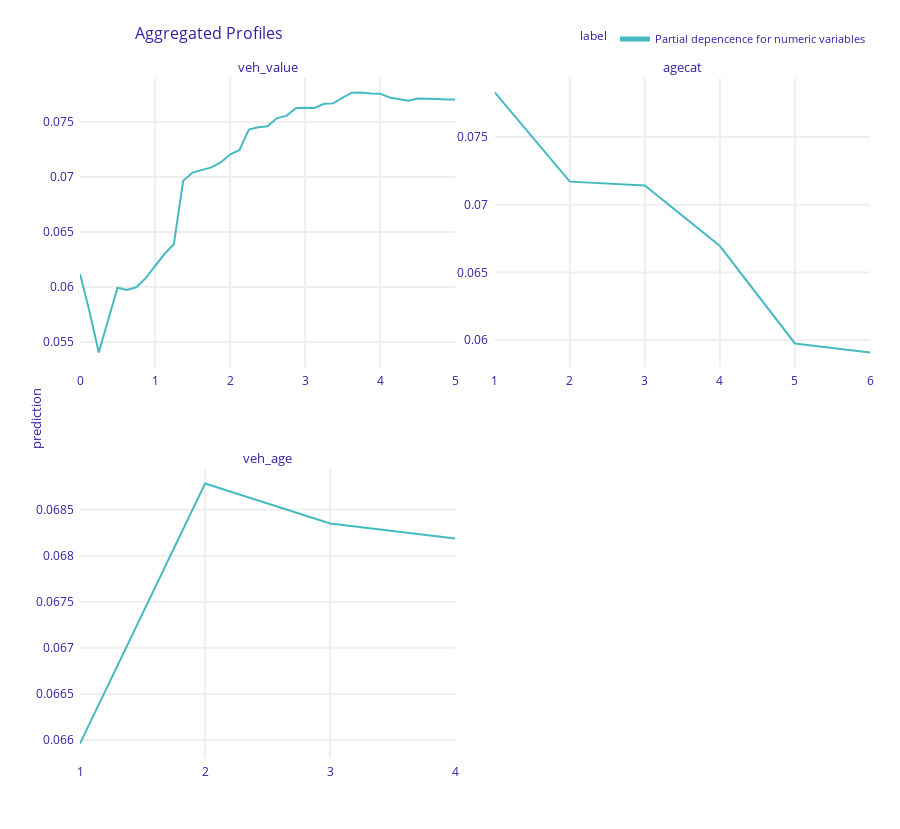
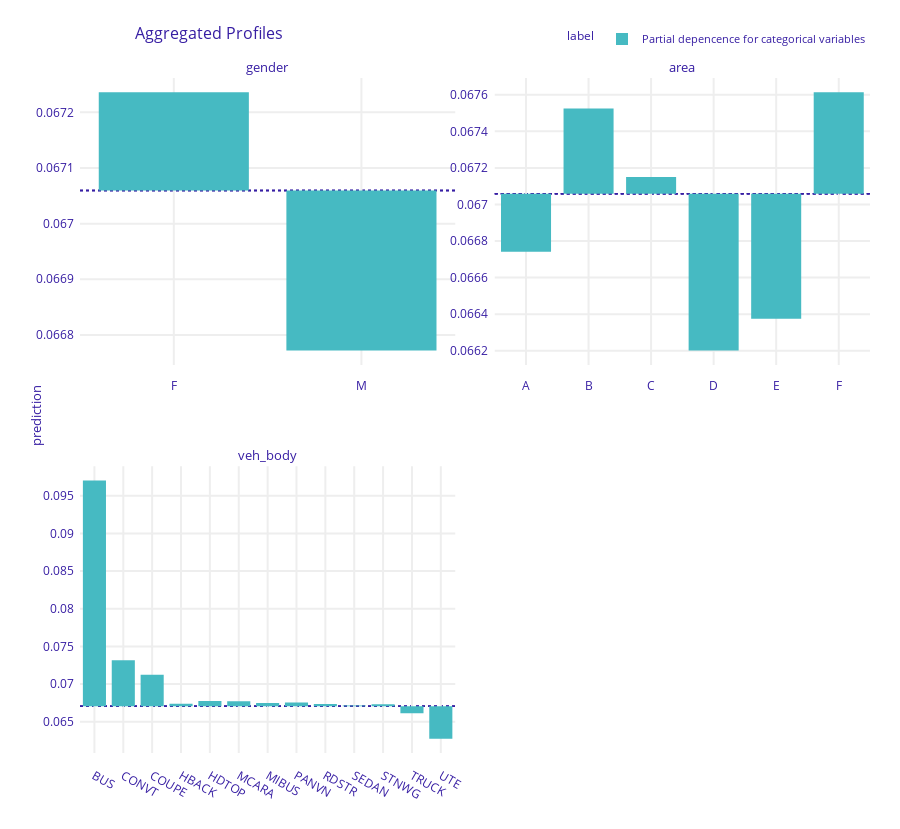

Notebook code for these charts, in order:
### Code cell
# Partial dependence plots
# Note: As soon as sklearn.inspect.PartialDependenceDisplay
# allows for passing a character grid, it is an option as well.
import dalex as dx

# Define explainer
exp = dx.Explainer(
    search,
    data=df_train,
    predict_function=lambda m, X: m.predict_proba(X)[:, 1],
    verbose=False,
)

# Plots
num_eval_at = {
    "veh_value": np.linspace(0, 5, 41),
    "agecat": sorted(car["agecat"].unique()),
    "veh_age": sorted(car["veh_age"].unique()),
}
pdp_num = exp.model_profile(
    variable_splits=num_eval_at,
    label="Partial depencence for numeric variables",
    verbose=False,
)
pdp_num.plot(facet_scales="free")

pdp_cat = exp.model_profile(
    variable_type="categorical",
    variable_splits=dict(zip(ord_vars, ord_levels)),
    label="Partial depencence for categorical variables",
    verbose=False,
)
pdp_cat.plot(facet_scales="free")

### Figure 1 — Plotly figure (JSON) as saved in the notebook; plotly's stock layout.template omitted (floating-point values rounded to 4 significant figures)
{"data": [{"customdata": [[0.06823, "Partial depencence for numeric variables", "veh_value"], [0.06823, "Partial depencence for numeric variables", "veh_value"], [0.06823, "Partial depencence for numeric variables", "veh_value"], [0.06823, "Partial depencence for numeric variables", "veh_value"], [0.06823, "Partial depencence for numeric variables", "veh_value"], [0.06823, "Partial depencence for numeric variables", "veh_value"], [0.06823, "Partial depencence for numeric variables", "veh_value"], [0.06823, "Partial depencence for numeric variables", "veh_value"], [0.06823, "Partial depencence for numeric variables", "veh_value"], [0.06823, "Partial depencence for numeric variables", "veh_value"], [0.06823, "Partial depencence for numeric variables", "veh_value"], [0.06823, "Partial depencence for numeric variables", "veh_value"], [0.06823, "Partial depencence for numeric variables", "veh_value"], [0.06823, "Partial depencence for numeric variables", "veh_value"], [0.06823, "Partial depencence for numeric variables", "veh_value"], [0.06823, "Partial depencence for numeric variables", "veh_value"], [0.06823, "Partial depencence for numeric variables", "veh_value"], [0.06823, "Partial depencence for numeric variables", "veh_value"], [0.06823, "Partial depencence for numeric variables", "veh_value"], [0.06823, "Partial depencence for numeric variables", "veh_value"], [0.06823, "Partial depencence for numeric variables", "veh_value"], [0.06823, "Partial depencence for numeric variables", "veh_value"], [0.06823, "Partial depencence for numeric variables", "veh_value"], [0.06823, "Partial depencence for numeric variables", "veh_value"], [0.06823, "Partial depencence for numeric variables", "veh_value"], [0.06823, "Partial depencence for numeric variables", "veh_value"], [0.06823, "Partial depencence for numeric variables", "veh_value"], [0.06823, "Partial depencence for numeric variables", "veh_value"], [0.06823, "Partial depencence for numeric variables", "veh_value"], [0.06823, "Partial depencence for numeric variables", "veh_value"], [0.06823, "Partial depencence for numeric variables", "veh_value"], [0.06823, "Partial depencence for numeric variables", "veh_value"], [0.06823, "Partial depencence for numeric variables", "veh_value"], [0.06823, "Partial depencence for numeric variables", "veh_value"], [0.06823, "Partial depencence for numeric variables", "veh_value"], [0.06823, "Partial depencence for numeric variables", "veh_value"], [0.06823, "Partial depencence for numeric variables", "veh_value"], [0.06823, "Partial depencence for numeric variables", "veh_value"], [0.06823, "Partial depencence for numeric variables", "veh_value"], [0.06823, "Partial depencence for numeric variables", "veh_value"], [0.06823, "Partial depencence for numeric variables", "veh_value"]], "hovertemplate": "<b>%{hovertext}</b><br><br>prediction=%{y:.3f}<br>mean_prediction=%{customdata[0]:.3f}<extra></extra>", "hovertext": ["Partial depencence for numeric variables", "Partial depencence for numeric variables", "Partial depencence for numeric variables", "Partial depencence for numeric variables", "Partial depencence for numeric variables", "Partial depencence for numeric variables", "Partial depencence for numeric variables", "Partial depencence for numeric variables", "Partial depencence for numeric variables", "Partial depencence for numeric variables", "Partial depencence for numeric variables", "Partial depencence for numeric variables", "Partial depencence for numeric variables", "Partial depencence for numeric variables", "Partial depencence for numeric variables", "Partial depencence for numeric variables", "Partial depencence for numeric variables", "Partial depencence for numeric variables", "Partial depencence for numeric variables", "Partial depencence for numeric variables", "Partial depencence for numeric variables", "Partial depencence for numeric variables", "Partial depencence for numeric variables", "Partial depencence for numeric variables", "Partial depencence for numeric variables", "Partial depencence for numeric variables", "Partial depencence for numeric variables", "Partial depencence for numeric variables", "Partial depencence for numeric variables", "Partial depencence for numeric variables", "Partial depencence for numeric variables", "Partial depencence for numeric variables", "Partial depencence for numeric variables", "Partial depencence for numeric variables", "Partial depencence for numeric variables", "Partial depencence for numeric variables", "Partial depencence for numeric variables", "Partial depencence for numeric variables", "Partial depencence for numeric variables", "Partial depencence for numeric variables", "Partial depencence for numeric variables"], "legendgroup": "Partial depencence for numeric variables", "line": {"color": "#46bac2", "dash": "solid", "width": 2}, "marker": {"symbol": "circle"}, "mode": "lines", "name": "Partial depencence for numeric variables", "opacity": 1, "orientation": "v", "showlegend": true, "type": "scatter", "x": [0, 0.125, 0.25, 0.375, 0.5, 0.625, 0.75, 0.875, 1, 1.125, 1.25, 1.375, 1.5, 1.625, 1.75, 1.875, 2, 2.125, 2.25, 2.375, 2.5, 2.625, 2.75, 2.875, 3, 3.125, 3.25, 3.375, 3.5, 3.625, 3.75, 3.875, 4, 4.125, 4.25, 4.375, 4.5, 4.625, 4.75, 4.875, 5], "xaxis": "x3", "y": [0.06119, 0.05783, 0.05405, 0.05694, 0.05994, 0.05973, 0.05998, 0.06081, 0.06189, 0.063, 0.06389, 0.06966, 0.0704, 0.07066, 0.07088, 0.07133, 0.07205, 0.07246, 0.07431, 0.07453, 0.0746, 0.07536, 0.07556, 0.07624, 0.0763, 0.07628, 0.07666, 0.07669, 0.07722, 0.07766, 0.07769, 0.0776, 0.07758, 0.07723, 0.07708, 0.07693, 0.07713, 0.07713, 0.07709, 0.07705, 0.07705], "yaxis": "y3"}, {"customdata": [[0.06823, "Partial depencence for numeric variables", "agecat"], [0.06823, "Partial depencence for numeric variables", "agecat"], [0.06823, "Partial depencence for numeric variables", "agecat"], [0.06823, "Partial depencence for numeric variables", "agecat"], [0.06823, "Partial depencence for numeric variables", "agecat"], [0.06823, "Partial depencence for numeric variables", "agecat"]], "hovertemplate": "<b>%{hovertext}</b><br><br>prediction=%{y:.3f}<br>mean_prediction=%{customdata[0]:.3f}<extra></extra>", "hovertext": ["Partial depencence for numeric variables", "Partial depencence for numeric variables", "Partial depencence for numeric variables", "Partial depencence for numeric variables", "Partial depencence for numeric variables", "Partial depencence for numeric variables"], "legendgroup": "Partial depencence for numeric variables", "line": {"color": "#46bac2", "dash": "solid", "width": 2}, "marker": {"symbol": "circle"}, "mode": "lines", "name": "Partial depencence for numeric variables", "opacity": 1, "orientation": "v", "showlegend": false, "type": "scatter", "x": [1, 2, 3, 4, 5, 6], "xaxis": "x4", "y": [0.07828, 0.0717, 0.07141, 0.06695, 0.05976, 0.05909], "yaxis": "y4"}, {"customdata": [[0.06823, "Partial depencence for numeric variables", "veh_age"], [0.06823, "Partial depencence for numeric variables", "veh_age"], [0.06823, "Partial depencence for numeric variables", "veh_age"], [0.06823, "Partial depencence for numeric variables", "veh_age"]], "hovertemplate": "<b>%{hovertext}</b><br><br>prediction=%{y:.3f}<br>mean_prediction=%{customdata[0]:.3f}<extra></extra>", "hovertext": ["Partial depencence for numeric variables", "Partial depencence for numeric variables", "Partial depencence for numeric variables", "Partial depencence for numeric variables"], "legendgroup": "Partial depencence for numeric variables", "line": {"color": "#46bac2", "dash": "solid", "width": 2}, "marker": {"symbol": "circle"}, "mode": "lines", "name": "Partial depencence for numeric variables", "opacity": 1, "orientation": "v", "showlegend": false, "type": "scatter", "x": [1, 2, 3, 4], "xaxis": "x", "y": [0.06596, 0.06878, 0.06835, 0.06819], "yaxis": "y"}], "layout": {"annotations": [{"font": {"size": 13}, "showarrow": false, "text": "veh_age", "x": 0.2375, "xanchor": "center", "xref": "paper", "y": 0.425, "yanchor": "bottom", "yref": "paper"}, {"font": {"size": 13}, "showarrow": false, "text": "veh_value", "x": 0.2375, "xanchor": "center", "xref": "paper", "y": 1, "yanchor": "bottom", "yref": "paper"}, {"font": {"size": 13}, "showarrow": false, "text": "agecat", "x": 0.7625, "xanchor": "center", "xref": "paper", "y": 1, "yanchor": "bottom", "yref": "paper"}, {"font": {"size": 13}, "showarrow": false, "text": "prediction", "textangle": -90, "x": -0.07, "xref": "paper", "y": 0.5, "yref": "paper"}], "font": {"color": "#371ea3"}, "height": 829, "hovermode": "x unified", "legend": {"font": {"size": 11}, "itemsizing": "constant", "orientation": "h", "title": {"font": {"size": 12}, "text": "label"}, "tracegroupgap": 0, "x": 1, "xanchor": "right", "y": 1.036, "yanchor": "bottom"}, "margin": {"b": 71, "r": 30, "t": 78}, "title": {"font": {"size": 16}, "text": "Aggregated Profiles", "x": 0.15}, "xaxis": {"anchor": "y", "automargin": true, "domain": [0, 0.475], "fixedrange": true, "gridwidth": 2, "showticklabels": true, "tickcolor": "white", "ticklen": 3, "ticks": "outside", "title": {"text": ""}, "type": "linear", "zeroline": false}, "xaxis2": {"anchor": "y2", "automargin": true, "domain": [0.525, 1], "fixedrange": true, "gridwidth": 2, "showticklabels": true, "tickcolor": "white", "ticklen": 3, "ticks": "outside", "title": {"text": ""}, "type": "linear", "zeroline": false}, "xaxis3": {"anchor": "y3", "automargin": true, "domain": [0, 0.475], "fixedrange": true, "gridwidth": 2, "showticklabels": true, "tickcolor": "white", "ticklen": 3, "ticks": "outside", "title": {"text": ""}, "type": "linear", "zeroline": false}, "xaxis4": {"anchor": "y4", "automargin": true, "domain": [0.525, 1], "fixedrange": true, "gridwidth": 2, "showticklabels": true, "tickcolor": "white", "ticklen": 3, "ticks": "outside", "title": {"text": ""}, "type": "linear", "zeroline": false}, "yaxis": {"anchor": "x", "automargin": true, "domain": [0, 0.425], "fixedrange": true, "gridwidth": 2, "showticklabels": true, "tickcolor": "white", "ticklen": 3, "ticks": "outside", "title": {"text": ""}, "type": "linear", "zeroline": false}, "yaxis2": {"anchor": "x2", "automargin": true, "domain": [0, 0.425], "fixedrange": true, "gridwidth": 2, "showticklabels": true, "tickcolor": "white", "ticklen": 3, "ticks": "outside", "title": {"text": ""}, "type": "linear", "zeroline": false}, "yaxis3": {"anchor": "x3", "automargin": true, "domain": [0.575, 1], "fixedrange": true, "gridwidth": 2, "showticklabels": true, "tickcolor": "white", "ticklen": 3, "ticks": "outside", "title": {"text": ""}, "type": "linear", "zeroline": false}, "yaxis4": {"anchor": "x4", "automargin": true, "domain": [0.575, 1], "fixedrange": true, "gridwidth": 2, "showticklabels": true, "tickcolor": "white", "ticklen": 3, "ticks": "outside", "title": {"text": ""}, "type": "linear", "zeroline": false}}}

### Figure 2 — Plotly figure (JSON) as saved in the notebook; plotly's stock layout.template omitted (floating-point values rounded to 4 significant figures)
{"data": [{"alignmentgroup": "True", "base": [0.06706, 0.06706], "customdata": [[0.06724, "Partial depencence for categorical variables", "gender"], [0.06677, "Partial depencence for categorical variables", "gender"]], "hovertemplate": "<b>%{hovertext}</b><br><br>mean_prediction=%{base:.3f}<br>prediction=%{customdata[0]:.3f}<extra></extra>", "hovertext": ["Partial depencence for categorical variables", "Partial depencence for categorical variables"], "legendgroup": "Partial depencence for categorical variables", "marker": {"color": "#46bac2", "pattern": {"shape": ""}}, "name": "Partial depencence for categorical variables", "offsetgroup": "Partial depencence for categorical variables", "orientation": "v", "showlegend": true, "textposition": "auto", "type": "bar", "x": ["F", "M"], "xaxis": "x3", "y": [0.0001765, -0.0002873], "yaxis": "y3"}, {"alignmentgroup": "True", "base": [0.06706, 0.06706, 0.06706, 0.06706, 0.06706, 0.06706], "customdata": [[0.06674, "Partial depencence for categorical variables", "area"], [0.06752, "Partial depencence for categorical variables", "area"], [0.06715, "Partial depencence for categorical variables", "area"], [0.0662, "Partial depencence for categorical variables", "area"], [0.06638, "Partial depencence for categorical variables", "area"], [0.06761, "Partial depencence for categorical variables", "area"]], "hovertemplate": "<b>%{hovertext}</b><br><br>mean_prediction=%{base:.3f}<br>prediction=%{customdata[0]:.3f}<extra></extra>", "hovertext": ["Partial depencence for categorical variables", "Partial depencence for categorical variables", "Partial depencence for categorical variables", "Partial depencence for categorical variables", "Partial depencence for categorical variables", "Partial depencence for categorical variables"], "legendgroup": "Partial depencence for categorical variables", "marker": {"color": "#46bac2", "pattern": {"shape": ""}}, "name": "Partial depencence for categorical variables", "offsetgroup": "Partial depencence for categorical variables", "orientation": "v", "showlegend": false, "textposition": "auto", "type": "bar", "x": ["A", "B", "C", "D", "E", "F"], "xaxis": "x4", "y": [-0.0003185, 0.0004655, 9.053e-05, -0.0008581, -0.0006841, 0.000554], "yaxis": "y4"}, {"alignmentgroup": "True", "base": [0.06706, 0.06706, 0.06706, 0.06706, 0.06706, 0.06706, 0.06706, 0.06706, 0.06706, 0.06706, 0.06706, 0.06706, 0.06706], "customdata": [[0.09702, "Partial depencence for categorical variables", "veh_body"], [0.07315, "Partial depencence for categorical variables", "veh_body"], [0.07124, "Partial depencence for categorical variables", "veh_body"], [0.06737, "Partial depencence for categorical variables", "veh_body"], [0.06775, "Partial depencence for categorical variables", "veh_body"], [0.06773, "Partial depencence for categorical variables", "veh_body"], [0.06748, "Partial depencence for categorical variables", "veh_body"], [0.06756, "Partial depencence for categorical variables", "veh_body"], [0.06736, "Partial depencence for categorical variables", "veh_body"], [0.06715, "Partial depencence for categorical variables", "veh_body"], [0.06733, "Partial depencence for categorical variables", "veh_body"], [0.06614, "Partial depencence for categorical variables", "veh_body"], [0.06276, "Partial depencence for categorical variables", "veh_body"]], "hovertemplate": "<b>%{hovertext}</b><br><br>mean_prediction=%{base:.3f}<br>prediction=%{customdata[0]:.3f}<extra></extra>", "hovertext": ["Partial depencence for categorical variables", "Partial depencence for categorical variables", "Partial depencence for categorical variables", "Partial depencence for categorical variables", "Partial depencence for categorical variables", "Partial depencence for categorical variables", "Partial depencence for categorical variables", "Partial depencence for categorical variables", "Partial depencence for categorical variables", "Partial depencence for categorical variables", "Partial depencence for categorical variables", "Partial depencence for categorical variables", "Partial depencence for categorical variables"], "legendgroup": "Partial depencence for categorical variables", "marker": {"color": "#46bac2", "pattern": {"shape": ""}}, "name": "Partial depencence for categorical variables", "offsetgroup": "Partial depencence for categorical variables", "orientation": "v", "showlegend": false, "textposition": "auto", "type": "bar", "x": ["BUS", "CONVT", "COUPE", "HBACK", "HDTOP", "MCARA", "MIBUS", "PANVN", "RDSTR", "SEDAN", "STNWG", "TRUCK", "UTE"], "xaxis": "x", "y": [0.02996, 0.006089, 0.004184, 0.000315, 0.0006883, 0.0006717, 0.0004208, 0.0005037, 0.0003046, 9.203e-05, 0.0002703, -0.0009163, -0.004302], "yaxis": "y"}], "layout": {"annotations": [{"font": {"size": 13}, "showarrow": false, "text": "veh_body", "x": 0.2375, "xanchor": "center", "xref": "paper", "y": 0.425, "yanchor": "bottom", "yref": "paper"}, {"font": {"size": 13}, "showarrow": false, "text": "gender", "x": 0.2375, "xanchor": "center", "xref": "paper", "y": 1, "yanchor": "bottom", "yref": "paper"}, {"font": {"size": 13}, "showarrow": false, "text": "area", "x": 0.7625, "xanchor": "center", "xref": "paper", "y": 1, "yanchor": "bottom", "yref": "paper"}, {"font": {"size": 13}, "showarrow": false, "text": "prediction", "textangle": -90, "x": -0.07, "xref": "paper", "y": 0.5, "yref": "paper"}], "barmode": "group", "font": {"color": "#371ea3"}, "height": 829, "hovermode": "x unified", "legend": {"font": {"size": 11}, "itemsizing": "constant", "orientation": "h", "title": {"font": {"size": 12}, "text": "label"}, "tracegroupgap": 0, "x": 1, "xanchor": "right", "y": 1.036, "yanchor": "bottom"}, "margin": {"b": 71, "r": 30, "t": 78}, "shapes": [{"layer": "below", "line": {"color": "#371ea3", "dash": "dot", "width": 1.5}, "type": "line", "x0": 0, "x1": 1, "xref": "x domain", "y0": 0.06706, "y1": 0.06706, "yref": "y"}, {"layer": "below", "line": {"color": "#371ea3", "dash": "dot", "width": 1.5}, "type": "line", "x0": 0, "x1": 1, "xref": "x3 domain", "y0": 0.06706, "y1": 0.06706, "yref": "y3"}, {"layer": "below", "line": {"color": "#371ea3", "dash": "dot", "width": 1.5}, "type": "line", "x0": 0, "x1": 1, "xref": "x4 domain", "y0": 0.06706, "y1": 0.06706, "yref": "y4"}, {"layer": "below", "line": {"color": "#371ea3", "dash": "dot", "width": 1.5}, "type": "line", "x0": 0, "x1": 1, "xref": "x domain", "y0": 0.06706, "y1": 0.06706, "yref": "y"}, {"layer": "below", "line": {"color": "#371ea3", "dash": "dot", "width": 1.5}, "type": "line", "x0": 0, "x1": 1, "xref": "x3 domain", "y0": 0.06706, "y1": 0.06706, "yref": "y3"}, {"layer": "below", "line": {"color": "#371ea3", "dash": "dot", "width": 1.5}, "type": "line", "x0": 0, "x1": 1, "xref": "x4 domain", "y0": 0.06706, "y1": 0.06706, "yref": "y4"}, {"layer": "below", "line": {"color": "#371ea3", "dash": "dot", "width": 1.5}, "type": "line", "x0": 0, "x1": 1, "xref": "x domain", "y0": 0.06706, "y1": 0.06706, "yref": "y"}, {"layer": "below", "line": {"color": "#371ea3", "dash": "dot", "width": 1.5}, "type": "line", "x0": 0, "x1": 1, "xref": "x3 domain", "y0": 0.06706, "y1": 0.06706, "yref": "y3"}, {"layer": "below", "line": {"color": "#371ea3", "dash": "dot", "width": 1.5}, "type": "line", "x0": 0, "x1": 1, "xref": "x4 domain", "y0": 0.06706, "y1": 0.06706, "yref": "y4"}], "title": {"font": {"size": 16}, "text": "Aggregated Profiles", "x": 0.15}, "xaxis": {"anchor": "y", "automargin": true, "domain": [0, 0.475], "fixedrange": true, "gridwidth": 2, "showticklabels": true, "tickcolor": "white", "ticklen": 10, "ticks": "outside", "title": {"text": ""}, "type": "category"}, "xaxis2": {"anchor": "y2", "automargin": true, "domain": [0.525, 1], "fixedrange": true, "gridwidth": 2, "showticklabels": true, "tickcolor": "white", "ticklen": 10, "ticks": "outside", "title": {"text": ""}, "type": "category"}, "xaxis3": {"anchor": "y3", "automargin": true, "domain": [0, 0.475], "fixedrange": true, "gridwidth": 2, "showticklabels": true, "tickcolor": "white", "ticklen": 10, "ticks": "outside", "title": {"text": ""}, "type": "category"}, "xaxis4": {"anchor": "y4", "automargin": true, "domain": [0.525, 1], "fixedrange": true, "gridwidth": 2, "showticklabels": true, "tickcolor": "white", "ticklen": 10, "ticks": "outside", "title": {"text": ""}, "type": "category"}, "yaxis": {"anchor": "x", "automargin": true, "domain": [0, 0.425], "fixedrange": true, "gridwidth": 2, "showticklabels": true, "tickcolor": "white", "ticklen": 3, "ticks": "outside", "title": {"text": ""}, "type": "linear", "zeroline": false}, "yaxis2": {"anchor": "x2", "automargin": true, "domain": [0, 0.425], "fixedrange": true, "gridwidth": 2, "showticklabels": true, "tickcolor": "white", "ticklen": 3, "ticks": "outside", "title": {"text": ""}, "type": "linear", "zeroline": false}, "yaxis3": {"anchor": "x3", "automargin": true, "domain": [0.575, 1], "fixedrange": true, "gridwidth": 2, "showticklabels": true, "tickcolor": "white", "ticklen": 3, "ticks": "outside", "title": {"text": ""}, "type": "linear", "zeroline": false}, "yaxis4": {"anchor": "x4", "automargin": true, "domain": [0.575, 1], "fixedrange": true, "gridwidth": 2, "showticklabels": true, "tickcolor": "white", "ticklen": 3, "ticks": "outside", "title": {"text": ""}, "type": "linear", "zeroline": false}}}
